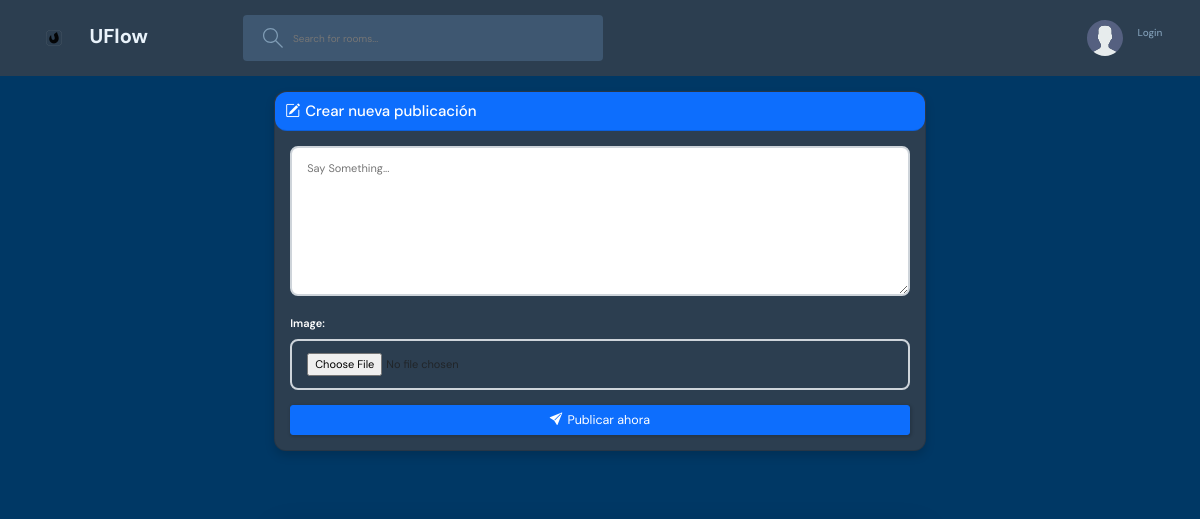
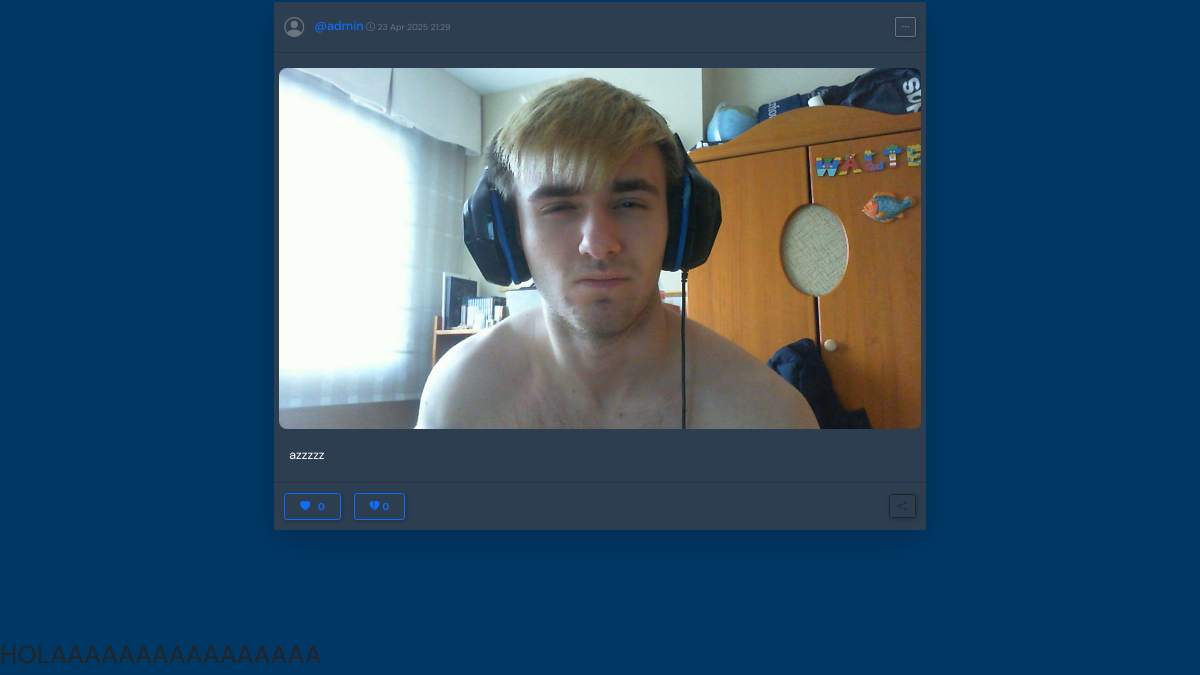
Page /home_feed/ on the earlier database version (2 pictures, top to bottom).
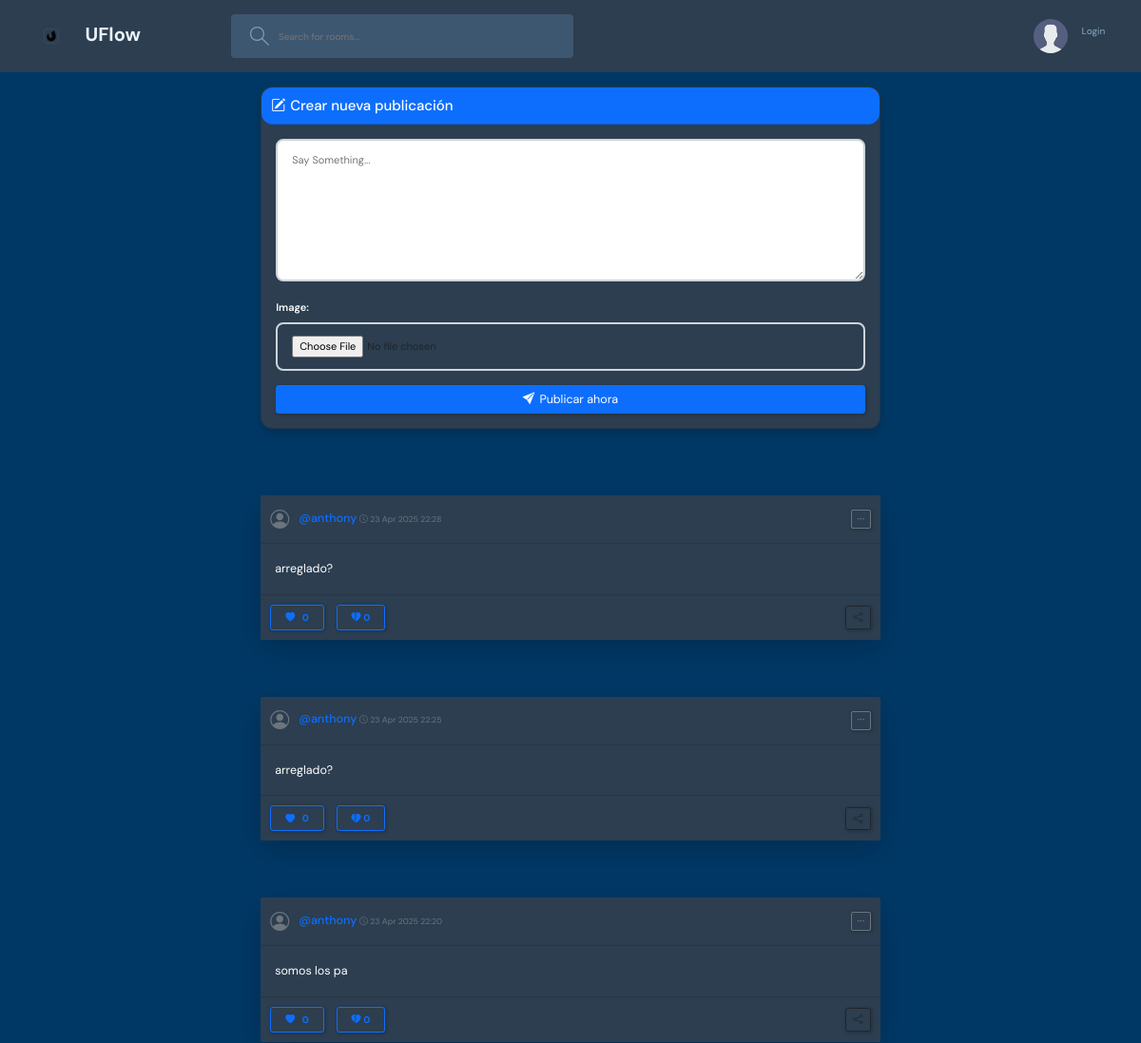
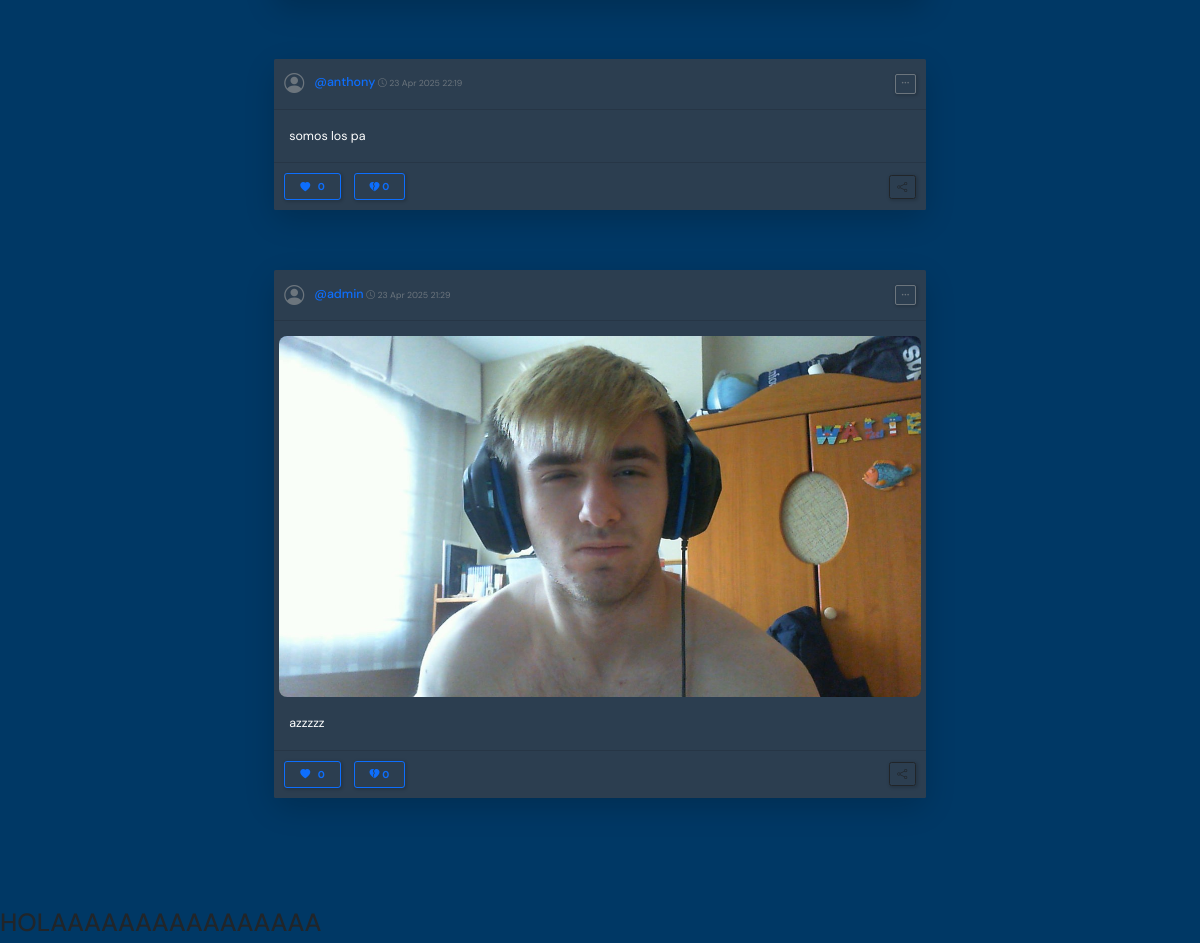
Same page on the later database version (2 pictures, top to bottom).
### base/models.py (models this page shows, shortened)
class Post(models.Model):
    user = user = models.ForeignKey(User, on_delete=models.CASCADE)
    body = models.TextField()
    image = models.ImageField(upload_to='uploads/post_photos', blank=True, null=True)
    updated = models.DateTimeField(auto_now=True)
    created = models.DateTimeField(auto_now_add=True)
    likes = models.ManyToManyField(User, blank=True, related_name='likes')
    dislikes = models.ManyToManyField(User, blank=True, related_name='dislikes')
    class Meta:
        ordering = ['-updated', '-created']

class User(AbstractUser):
    username = models.CharField(unique=True,max_length=200, null=True)
    first_name = models.CharField(max_length=200, null=True)
    last_name = models.CharField(max_length=200, null=True)
    email = models.EmailField(unique=True, null=True)
    bio = models.TextField(null=True)
    avatar = models.ImageField(null=True, default="avatar.svg")
    birthdate = models.DateField(null=True, blank=True)
    USERNAME_FIELD = 'username'
    REQUIRED_FIELDS = []

### base/views.py (the view, shortened to what this page needs)
# urls.py: path('home_feed/', views.PostListView.as_view(), name='home_feed'),
class PostListView(View):
    def get(self, request,*args, **kwargs):
        posts= Post.objects.all().order_by('-created')
        form = PostForm()
        context = {
            'post_list':posts,
            'form':form,
        }
        return render (request,'base/home_feed.html',context)

### base/forms.py
class PostForm(ModelForm):
    body = forms.CharField(
        label='',
        widget=forms.Textarea(attrs={
            'rows':'3',
            'placeholder':'Say Something...'
        }))
    image  = forms.ImageField(required=False)
    class Meta:
        model = Post
        fields = ['body', 'image']

### base/templates/base/home_feed.html
{% extends 'main.html' %}
{% block content %}
      <div class="container">
          {% include 'base/post_feed.html' %}
        </div>
        <H1>HOLAAAAAAAAAAAAAAAA</H1>
    {% endblock content %}

### base/templates/base/post_feed.html (shortened to what the changed rows need)
{% load static %}
{% block content %}
<link rel="stylesheet" href="https://cdn.jsdelivr.net/npm/bootstrap-icons@1.11.3/font/bootstrap-icons.min.css">
<link href="https://cdn.jsdelivr.net/npm/bootstrap@5.0.2/dist/css/bootstrap.min.css" rel="stylesheet">
<div class="container feed-container">
    {% for post in post_list %}
    <div class="row justify-content-center mb-5">
        <div class="col-lg-8 col-md-10 col-sm-12">
            <div class="card post-card shadow-lg post">
                <div class="card-header bg-light py-3 post">
                    <div class="d-flex justify-content-between align-items-center post">
                        <div class="d-flex align-items-center post">
                            <div class="user-avatar me-3" post>
                                <i class="bi bi-person-circle fs-2"></i>
                            </div>
                            <div>
                                <a href="{% url 'user-profile' post.user.id %}">
                                    <h5 class="post-username mb-1">@{{ post.user }}</h5>
                                </a>
                                <small class="text-muted post-date">
                                    <i class="bi bi-clock me-1"></i>{{ post.created|date:"d M Y H:i" }}
                                </small>
                            </div>
                        </div>
                        <button class="btn btn-sm btn-outline-secondary">
                            <i class="bi bi-three-dots"></i>
                        </button>
                    </div>
                </div>
                <div class="card-body p-4">
                    {% if post.image %}
                    <div class="post-image-container mb-4">
                        <img src="{{ post.image.url }}" alt="Post image" class="post-image img-fluid rounded">
                    </div>
                    {% endif %}
                    <div class="post-content fs-5 text">
                        {{ post.body|linebreaksbr }}
                    </div>
                </div>
                <div class="card-footer bg-white py-3 post">
                    <div class="d-flex justify-content-between align-items-center">
                        <div class="reaction-buttons">
                            <form method="post" action="{% url 'like' post.pk %}" class="d-inline me-3">
                                <button class="btn btn-lg btn-outline-primary like-btn px-4" type="submit">
                                    <i class="bi bi-heart-fill me-2"></i>
                                    <span class="reaction-count fw-bold">{{ post.likes.all.count }}</span>
                                </button>
                            </form>
                            <form method="post" action="{% url 'dislike' post.pk %}" class="d-inline me-3">
                                <button class="btn btn-lg btn-outline-primary like-btn px-4" type="submit">
                                    <i class="bi bi-heartbreak-fill"></i>
                                    <span class="reaction-count fw-bold">{{ post.dislikes.all.count }}</span>
                                </button>
                            </form>
                        </div>
                        <div>
                            <button class="btn btn-outline-dark">
                                <i class="bi bi-share"></i>
                            </button>
                        </div>
                    </div>
                </div>
            </div>
        </div>
    </div>
    {% endfor %}
</div>
{% endblock content %}

Differences in the rows shown:
added Post: user "anthony", created "23 Apr 2025 22:28", body "arreglado?", likes.all.count "0", dislikes.all.count "0"
added Post: user "anthony", created "23 Apr 2025 22:25", body "arreglado?", likes.all.count "0", dislikes.all.count "0"
added Post: user "anthony", created "23 Apr 2025 22:20", body "somos los pa", likes.all.count "0", dislikes.all.count "0"
added Post: user "anthony", created "23 Apr 2025 22:19", body "somos los pa", likes.all.count "0", dislikes.all.count "0"
